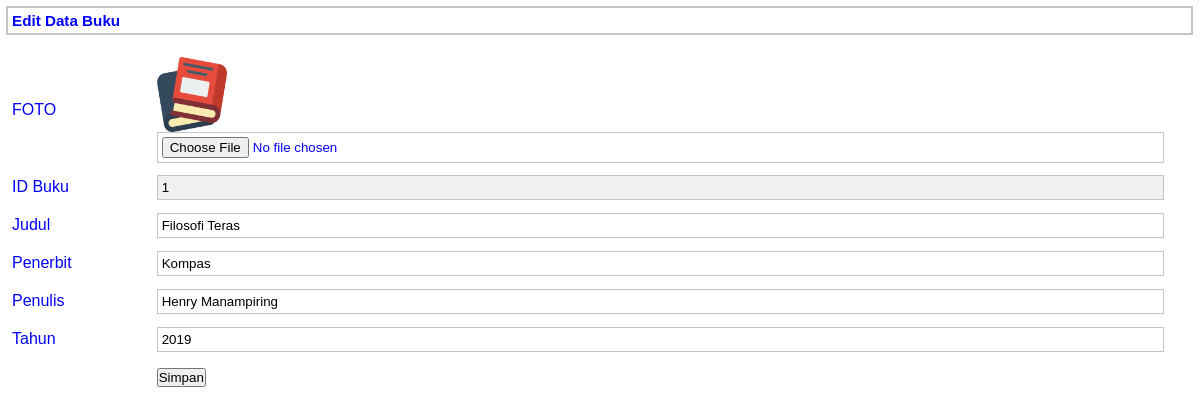
/pages/buku-edit.php?id=1, run on the app's committed database.
### tables this page shows
CREATE TABLE `tbbuku` (
  `id_buku` int(11) NOT NULL,
  `judul` varchar(50) NOT NULL,
  `penerbit` varchar(50) NOT NULL,
  `penulis` varchar(50) NOT NULL,
  `tahun_terbit` int(11) NOT NULL,
  `foto` varchar(35) NOT NULL
);

### pages/buku-edit.php (the view, shortened to what this page needs)
<?php
include'../koneksi.php';
    $id_buku = $_GET['id'];
    $q_tampil_buku = mysqli_query($db, "SELECT * FROM tbbuku WHERE id_buku= '$id_buku'");
    $r_tampil_buku = mysqli_fetch_array($q_tampil_buku);
    if (empty($r_tampil_buku['foto']) or ($r_tampil_buku['foto'] == '-')) {
        $foto = "admin-no-photo.jpg";
    } else {
        $foto = $r_tampil_buku['foto'];
    }
?>
<link rel="stylesheet" type="text/css" href="../style.css">
<div id="label-page"><h3>Edit Data Buku</h3></div>
<div id="content">
    <form action="../proses/buku-edit-proses.php" method="post" enctype="multipart/form-data">
        <table id="tabel-input">
            <tr>
                <td class="label-formulir">FOTO</td>
                <td class="isian-formulir">
                    <img src="images/<?php echo $foto; ?>" width="70px" height="75px">
                    <input type="file" name="foto" class="isian-formulir isian-formulir-border">
                </td>
            </tr>
            <tr>
                <td class="label-formulir">ID Buku</td>
                <td class="isian-formulir"><input type="text" name="id_buku" value="<?php echo $r_tampil_buku['id_buku'];?>" readonly="readonly" class="isian-formulir isian-formulir-border warna-formulir-disabled"></td>
            </tr>
            <tr>
                <td class="label-formulir">Judul</td>
                <td class="isian-formulir"><input type="text" name="judul" value="<?php echo $r_tampil_buku['judul'];?>" class="isian-formulir isian-formulir-border"></td>
            </tr>
            <tr>
                <td class="label-formulir">Penerbit</td>
                <td class="isian-formulir"><input type="text" name="penerbit" value="<?php echo $r_tampil_buku['penerbit'];?>" class="isian-formulir isian-formulir-border"></td>
            </tr>
            <tr>
                <td class="label-formulir">Penulis</td>
                <td class="isian-formulir"><input type="text" name="penulis" value="<?php echo $r_tampil_buku['penulis'];?>" class="isian-formulir isian-formulir-border"></td>
            </tr>
             <tr>
                <td class="label-formulir">Tahun</td>
                <td class="isian-formulir"><input type="text" name="tahun_terbit" value="<?php echo $r_tampil_buku['tahun_terbit'];?>" class="isian-formulir isian-formulir-border"></td>
            </tr>
            <tr>
                <td class="label-formulir"></td>
                <td class="isian-formulir"><input type="submit" name="simpan" value="Simpan" id="tombol-simpan"></td>
            </tr>
        </table>
    </form>
</div>

### style.css (style rules this page uses)
* { margin: 0px; padding: 0px }
#label-page { margin-top: 6px; margin-bottom: 6px; margin-left: 6px; border: 2px solid #c4c4c4; padding: 4px; width: 97.9%; }
#content { float: left; width: 96.8%; min-height: 454px; background-image: border: 2px solid #c4c4c4; padding: 10px; margin-bottom: 6px; }
#tabel-input { width: 100%; }
.label-formulir { width: 12%; height: 36px; margin: 20px; }
.isian-formulir { width: 80%; padding:4px; width: 99.8%; }
.isian-formulir-border { border:1px solid #c4c4c4; }
.warna-formulir-disabled { background-color: #f1f1f1; }

### data on the page
tbbuku: foto (picture), id_buku "1", judul "Filosofi Teras", penerbit "Kompas", penulis "Henry Manampiring", tahun_terbit "2019"
